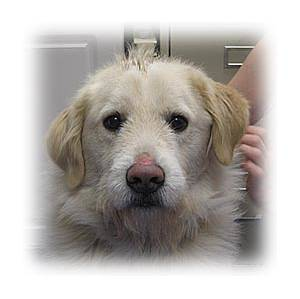
#> input picture 3.디지털영상처리/Hands-On-Image-Processing-with-Python-master/Chapter10/test/3.jpg, 300 x 299 px, found by its file name
$ python '과제1-에지검출하는척.py'
#> lines starting #> are read from the running program, lines starting #| are printed output that depends on the picture; after the words box and inside, x2 and y2 are one past the last pixel; in counts of white or black regions, pixels touching at a corner belong together
# -*- coding: utf-8 -*-
"""
Created on Sat Sep 25 23:12:06 2021

@author: user
"""

from skimage.io import imread
from skimage.color import rgb2gray
# 이미지 그리기
import matplotlib.pylab as pylab
# 컨볼루션
from scipy import signal
import numpy as np


#%% 소벨이미지와 라플라시안 이미지

im = rgb2gray(imread("../images/3.jpg"))
#> im: shape (299, 300) float64; min 0, max 1, mean 0.707

# 소벨 커널 생성
ker_x = [ [-1, 0, 1], [-2, 0, 2], [-1, 0, 1]]
ker_y = [ [-1, -2, -1], [0, 0, 0], [1, 2, 1]]

im_x = signal.convolve2d(im, ker_x, mode="same")
im_y = signal.convolve2d(im, ker_y, mode="same")
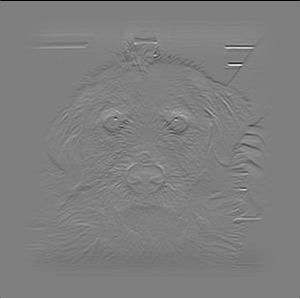
#> im_y: shape (299, 300) float64; min -4, max 4, mean -2.53e-18; drawn with min black and max white

# magnitude
im_mag = np.sqrt( (im_x)**2 + (im_y)**2 )
# direction
im_dir = np.clip(np.arctan( im_y / im_x ), 0, 1)
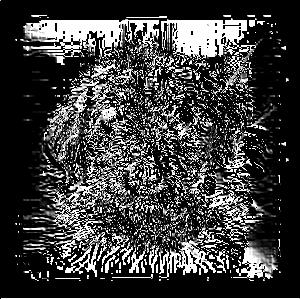
#> im_dir: shape (299, 300) float64; 22.61% of the values are NaN or infinite; the others: min 0, max 1, mean 0.319; drawn with min black, max white, NaN and infinite black

# 컬러 이미지 생성
ima = np.zeros( (im.shape[0], im.shape[1], 3) )
# 1번 채널
ima[..., 0] = np.sin(im_dir)    # R
#> ima: shape (299, 300, 3) float64; 7.54% of the values are NaN or infinite; the others: min 0, max 0.841, mean 0.0775
# 2번 채널
ima[..., 1] = np.cos(im_dir)    # G
#> ima: shape (299, 300, 3) float64; 15.07% of the values are NaN or infinite; the others: min 0, max 1, mean 0.349


# 라플라시안 커널 : 등방성
ker_lp = [ [0, -1, 0], [-1, 4, -1], [0, -1, 0]]

im_lp = signal.convolve2d(im, ker_lp, mode="same")
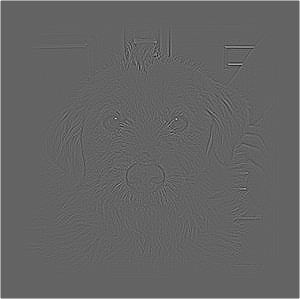
#> im_lp: shape (299, 300) float64; min -1.46, max 2.26, mean 0.0134; drawn with min black and max white


pylab.figure(figsize=(30, 20))
pylab.subplot(2,4,1), pylab.imshow(im, cmap='gray')
pylab.subplot(2,4,2), pylab.imshow(im_x, cmap='gray')
pylab.subplot(2,4,3), pylab.imshow(im_y, cmap='gray')
pylab.subplot(2,4,4), pylab.imshow(im_mag, cmap='gray')
pylab.subplot(2,4,5), pylab.imshow(im_dir, cmap='gray')
pylab.subplot(2,4,6), pylab.imshow(ima, cmap='gray')
pylab.subplot(2,4,7), pylab.imshow(im_lp, cmap='gray')

#%% LoG와 DoG로 에지 검출하기
# 가우시안 필터 가져오기
from skimage import filters


def zero_cross(image, T=0):
    zimg = np.zeros(image.shape)
    # 커널이 넘치지 않게 하려고 -1만큼 까지만 돌게됨
    for i in range(0, image.shape[0]-1):
        for j in range(0, image.shape[1]-1):
            # if문 끝에 \는 라인 엔터치려고 넣은거임

            # 오른쪽
            if image[i][j]*image[i+1][j] < 0 \
            and np.abs( image[i+1][j] - image[i][j]) > T :
                   zimg[i,j] = 1
            # 우상단
            elif image[i][j]*image[i+1][j+1] < 0 \
            and np.abs( image[i+1][j+1] - image[i][j]) > T :
                   zimg[i,j] = 1
            # 위
            elif image[i][j]*image[i][j+1] < 0 \
            and np.abs( image[i][j+1] - image[i][j]) > T :
                   zimg[i,j] = 1
    return zimg

im = rgb2gray(imread("../images/3.jpg"))

# LoG
# 숫자조정해서 가우시안 값을 바꿀 수 있다.
im_g = filters.gaussian(im, 8)
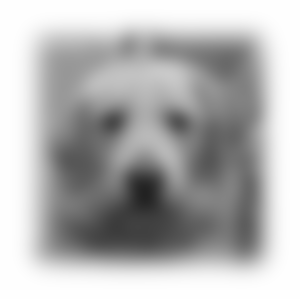
#> im_g: shape (299, 300) float64; min 0.135, max 1, mean 0.707
im_l = filters.laplace(im_g)
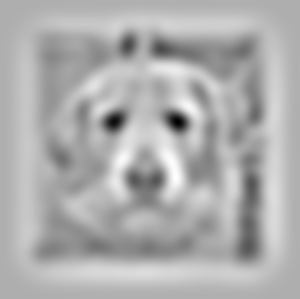
#> im_l: shape (299, 300) float64; min -0.00542, max 0.0025, mean -2.52e-19; drawn with min black and max white
# T값도 내 맘대로 조정 가능하다
edge = zero_cross(im_l, T=np.max(im_l)*0.001)
#> after the loop in zero_cross, `for i in range(0, image.shape[0]-1):`:
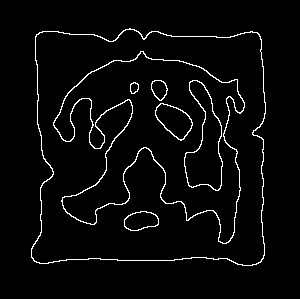
#> zimg: shape (299, 300) float64; values 0 (black) and 1 (white), 3.6% white in thin lines or dots, all inside (x1, y1, x2, y2) = (31, 28, 266, 266)

# DoG
im_dog = filters.difference_of_gaussians(im, 5.0)
edge2 = zero_cross(im_dog, T=np.max(im_dog)*0.001)
#> call 2 of zero_cross, with T = 6.77e-05
#> after the loop in zero_cross (call 2), `for i in range(0, image.shape[0]-1):`:
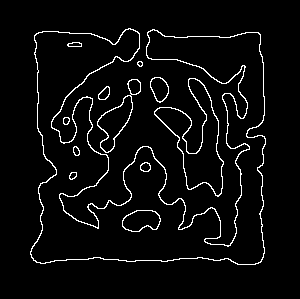
#> zimg: shape (299, 300) float64; values 0 (black) and 1 (white), 4.4% white in thin lines or dots, all inside (x1, y1, x2, y2) = (30, 28, 266, 265)

pylab.figure(figsize=(30, 20))
pylab.subplot(2,2,1), pylab.imshow(im, cmap='gray')
pylab.subplot(2,2,2), pylab.imshow(im_l, cmap='gray')
pylab.subplot(2,2,3), pylab.imshow(edge, cmap='gray')
pylab.subplot(2,2,4), pylab.imshow(edge2, cmap='gray')

$ run again, with 3.디지털영상처리/Hands-On-Image-Processing-with-Python-master/Chapter10/test/29.jpg copied over 3.디지털영상처리/Hands-On-Image-Processing-with-Python-master/Chapter10/test/3.jpg
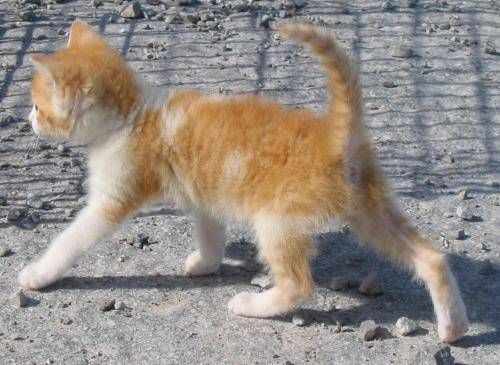
#> input picture 3.디지털영상처리/Hands-On-Image-Processing-with-Python-master/Chapter10/test/29.jpg, 500 x 365 px, found by its file name
#> after the loop in zero_cross, `for i in range(0, image.shape[0]-1):`:
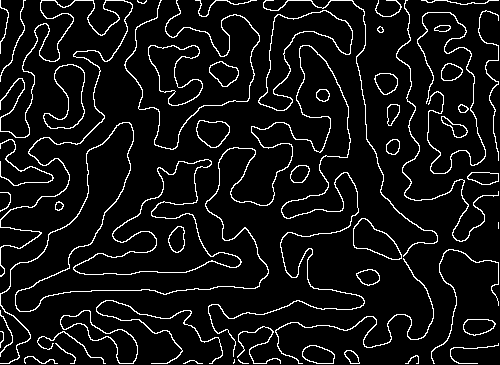
#> zimg: shape (365, 500) float64; values 0 (black) and 1 (white), 7.5% white in thin lines or dots
#> after the loop in zero_cross (call 2), `for i in range(0, image.shape[0]-1):`:
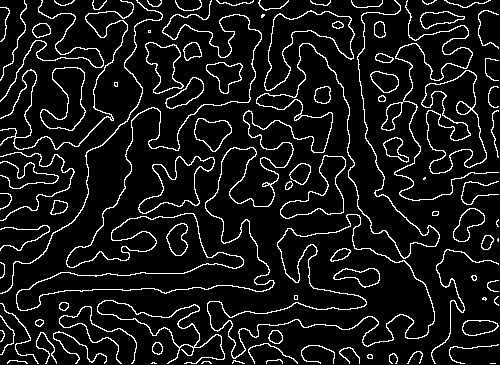
#> zimg: shape (365, 500) float64; values 0 (black) and 1 (white), 9.1% white in thin lines or dots
